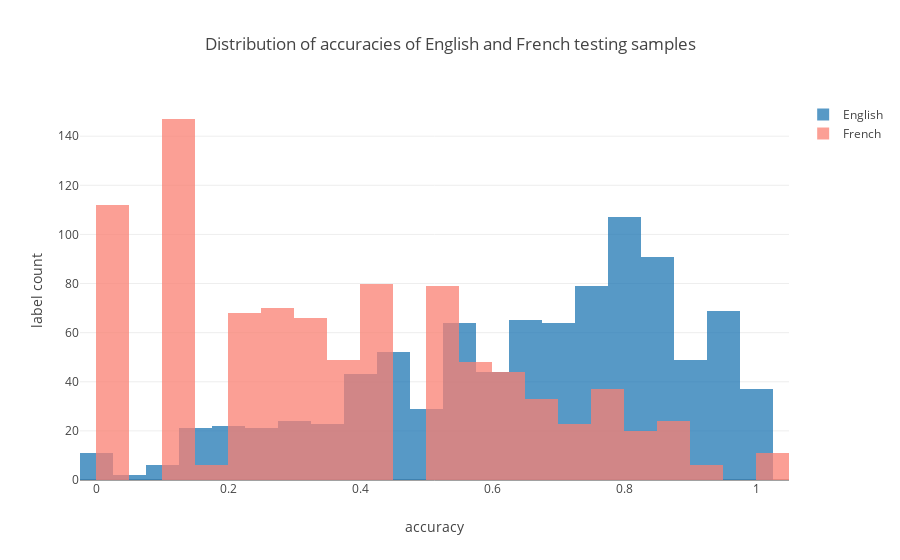

This figure's notebook cell:
### Code cell
fr_predicted = predict(net, fr_test_x, batch_size=batch_size)
en_predicted = predict(net, en_test_x, batch_size=batch_size)
fr_acc_stats = get_acc_stats(fr_test_y, fr_predicted)
en_acc_stats = get_acc_stats(en_test_y, en_predicted)


trace1 = go.Histogram(x=en_acc_stats, opacity=0.75, name="English")
trace2 = go.Histogram(x=fr_acc_stats , opacity=0.75, name="French", marker=dict(color="salmon"))

    
data = [trace1, trace2]
layout=go.Layout(title="Distribution of accuracies of English and French testing samples", barmode='overlay',
                 xaxis={'title':'accuracy'}, yaxis={'title':'label count'})
figure=go.Figure(data=data,layout=layout)
iplot(figure, filename='testing acc histogram')

### Figure 1 — Plotly figure (JSON) as saved in the notebook; plotly's stock layout.template omitted (floating-point values rounded to 4 significant figures; data arrays with more than 128 entries replaced by an {"elided": "..."} marker saying what was removed)
{"data": [{"name": "English", "opacity": 0.75, "type": "histogram", "x": {"elided": "923 float values"}}, {"marker": {"color": "salmon"}, "name": "French", "opacity": 0.75, "type": "histogram", "x": {"elided": "923 float values"}}], "layout": {"barmode": "overlay", "title": "Distribution of accuracies of English and French testing samples", "xaxis": {"title": "accuracy"}, "yaxis": {"title": "label count"}}}
